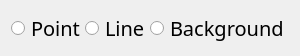
   <widget class="QWidget" name="layoutWidget">
    <property name="geometry">
     <rect>
      <x>220</x>
      <y>550</y>
      <width>289</width>
      <height>32</height>
     </rect>
    </property>
    <property name="font">
     <font>
      <weight>50</weight>
      <italic>false</italic>
      <bold>false</bold>
     </font>
    </property>
    <layout class="QHBoxLayout" name="horizontalLayout_3">
     <property name="spacing">
      <number>0</number>
     </property>
     <item>
      <widget class="QRadioButton" name="colorPoint">
       <property name="font">
        <font>
         <family>Cochin</family>
         <pointsize>15</pointsize>
         <weight>50</weight>
         <italic>false</italic>
         <bold>false</bold>
        </font>
       </property>
       <property name="styleSheet">
        <string notr="true">color: black;</string>
       </property>
       <property name="text">
        <string>Point</string>
       </property>
      </widget>
     </item>
     <item>
      <widget class="QRadioButton" name="colorLine">
       <property name="font">
        <font>
         <family>Cochin</family>
         <pointsize>15</pointsize>
         <weight>50</weight>
         <italic>false</italic>
         <bold>false</bold>
        </font>
       </property>
       <property name="styleSheet">
        <string notr="true">color: black;</string>
       </property>
       <property name="text">
        <string>Line</string>
       </property>
      </widget>
     </item>
     <item>
      <widget class="QRadioButton" name="colorBackground">
       <property name="font">
        <font>
         <family>Cochin</family>
         <pointsize>15</pointsize>
         <weight>50</weight>
         <italic>false</italic>
         <bold>false</bold>
        </font>
       </property>
       <property name="styleSheet">
        <string notr="true">color: black;</string>
       </property>
       <property name="text">
        <string>Background</string>
       </property>
      </widget>
     </item>
    </layout>
   </widget>
